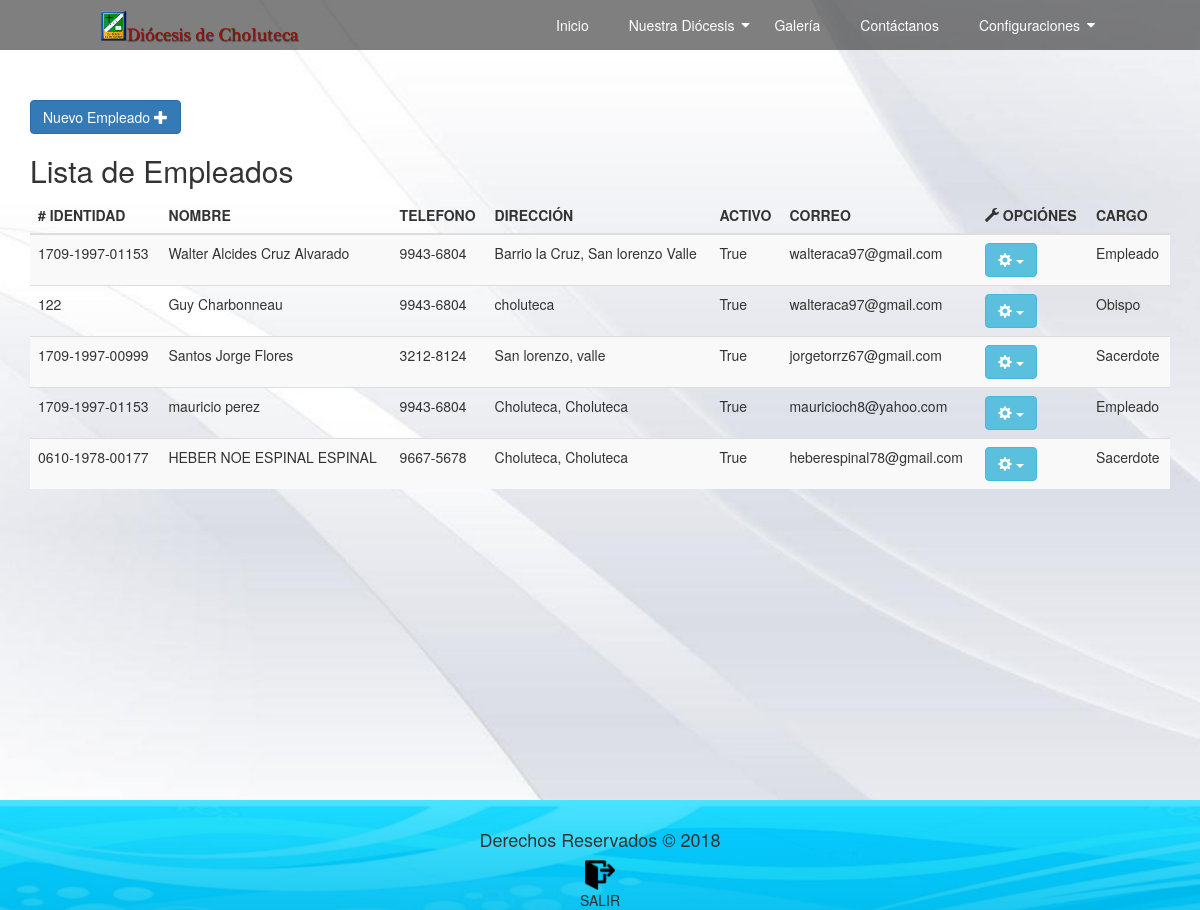
The app's page /principal/empleado/ (signed in), older data.
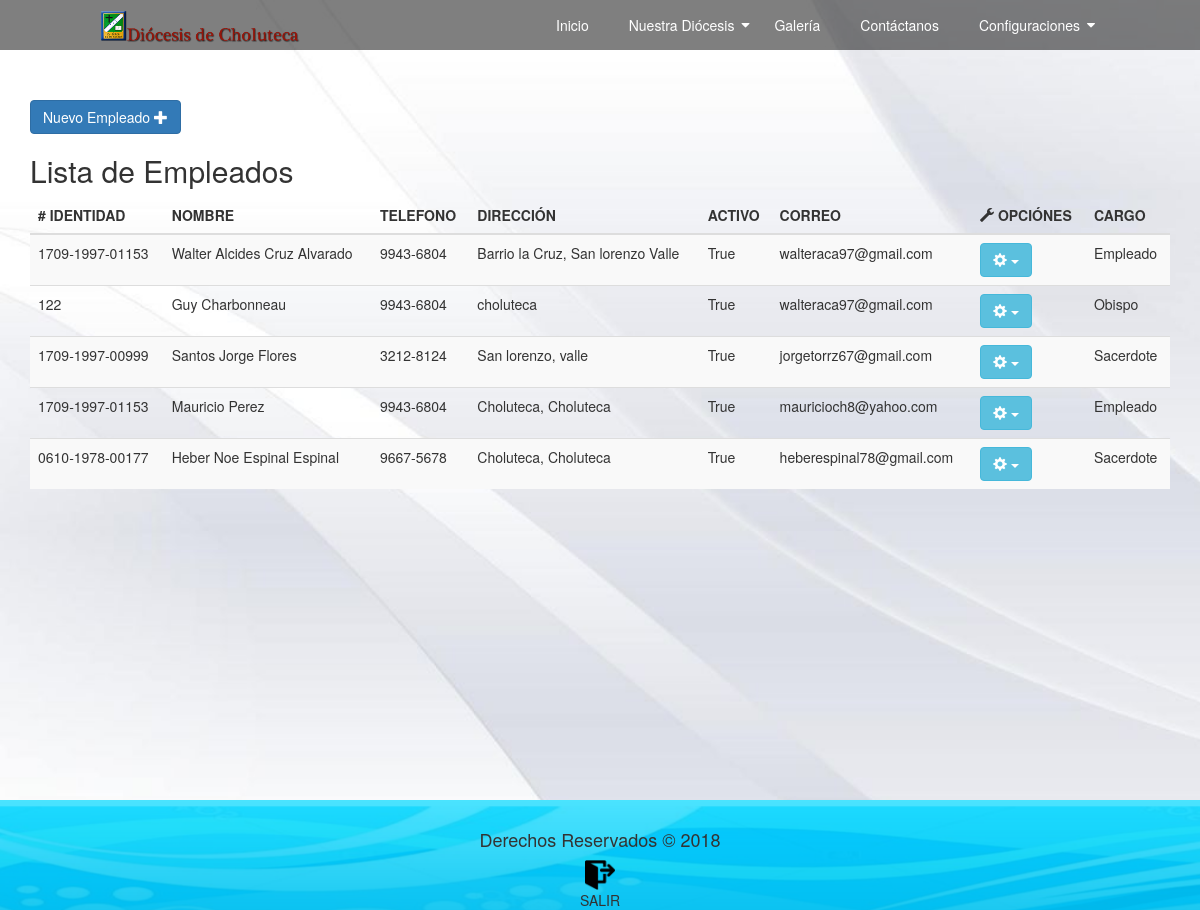
The same page, newer data.
### principal/models.py (models this page shows, shortened)
@python_2_unicode_compatible
class Empleado(models.Model):
	SEXOS = (
		('1', 'Masculino'),
		('2', 'Femenino')
	)
	numero_identidad = models.CharField(max_length=15,verbose_name='Numero de Identidad')
	nombre =models.CharField(max_length=30)
	apellido =models.CharField(max_length=30)
	fecha_nac =  models.DateField(verbose_name='Fecha de Nacimiento')
	fecha_ord =  models.DateField(verbose_name='Fecha de Ordenacion',null=True,blank=True)
	telefono = models.CharField(max_length=20)
	direccion = models.TextField()
	biografia = models.TextField(null=True,blank=True)
	correo = models.EmailField()
	estado_obispo= models.BooleanField(default=False)
	estado_sacerdote= models.BooleanField(default=False)
	estado= models.BooleanField(default=True)
	imagen = models.ImageField(upload_to = 'empleado')
	sexo = models.CharField(max_length=10, choices=SEXOS)
	cargo = models.ForeignKey(Cargo)
	estudios= models.ManyToManyField(Estudio)
	user = models.OneToOneField(User,null=True,blank=True)

@python_2_unicode_compatible
class  Cargo(models.Model):
	cargo = models.CharField(max_length=20)
	def __str__(self):
		return self.cargo

### principal/views.py (the view)
# urls.py: url(r'^empleado/(?P<pk>\d+)/editar/$', views.empleado_editar, name='empleado_editar'),
@login_required()
def empleado(request):
	usuarios = User.objects.all()
	lista=[]
	for s in usuarios:
		if not Empleado.objects.filter(user=s).exists():
			lista.append(int(s.id))
	form =EmpleadoForm()
	form.fields['user'].queryset= User.objects.filter(id__in=lista)
	empleado = Empleado.objects.all()
	for field in form.fields:
		form.fields[field].widget.attrs['class']='form-control'
	activo = []
	for e in empleado:
		if e.estado:
			activo.append('si')
		else:
			activo.append('no')
	data = {
		'empleado': zip(empleado, activo),
		'form':form
	}
	return render(request,'empleado.html',data)

### principal/models.py (called while the page is built)
	def __str__(self):
		return "{} {} - {}" .format(self.nombre,self.lugar,self.periodo)

### principal/templates/empleado.html (shortened to what this page needs)
{% extends "base.html" %}
{% load static %}
{% block contenido %}
	<div class="config1">
		<div class="container">
			<br>
			<br>
			<br>
			<br>
			<br>
				<button type="button" class="btn btn-primary" data-toggle="modal" data-target="#formEmpleado">Nuevo Empleado <span class="glyphicon glyphicon-plus"></span></button>
			<h2>Lista de Empleados</h2>
			<div class="table-responsive">
				<table class="table table-striped">
					<thead>
						<tr>
							<th># IDENTIDAD</th>
							<th>NOMBRE</th>
							<th>TELEFONO</th>
							<th>DIRECCIÓN</th>
							<th>ACTIVO</th>
							<th>CORREO</th>
							<th><span class="glyphicon glyphicon-wrench"></span> OPCIÓNES</th>
							<th>CARGO</th>
						</tr>
					</thead>
					<tbody id="add_empleado">
						{% for e, a in empleado  %}
							<tr>
								<td>{{e.numero_identidad}}</td>
								<td>{{e.nombre}} {{e.apellido}}</td>
								<td>{{e.telefono}}</td>
								<td>{{e.direccion}}</td>
								<td><span id="estado-{{e.id}}">{{e.estado}}</span></td>
								<td>{{e.correo}}</td>
								<td>
									<div class="btn-group">
										  <button type="button" class="btn btn-info dropdown-toggle" data-toggle="dropdown" aria-haspopup="true" aria-expanded="false">
										    <span class="glyphicon glyphicon-cog"></span> <span class="caret"></span>
										  </button>
									</div>
								</td>
								<td>{{e.cargo}}</td>
							</tr>
						{% empty %}
							<div class="alert alert-danger" role="alert">
								<p>
									No hay Empleados Disponibles
								</p>
							</div>
						{% endfor %}
					</tbody>
				</table>
			</div>
		</div>
	</div>
{% endblock  %}

Row changes from the older to the newer data that the page shows:
changed Empleado "mauricioch8@yahoo.com": nombre "mauricio" → "Mauricio"; apellido "perez" → "Perez"
changed Empleado "heberespinal78@gmail.com": nombre "HEBER NOE" → "Heber Noe"; apellido "ESPINAL ESPINAL" → "Espinal Espinal"
